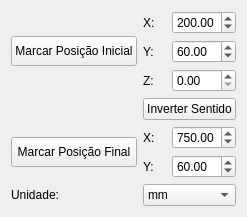
        <widget class="QWidget" name="tab">
         <attribute name="title">
          <string>Trajetória</string>
         </attribute>
         <layout class="QGridLayout" name="gridLayout_22">
          <item row="0" column="1">
           <layout class="QGridLayout" name="gridLayout">
            <item row="2" column="0">
             <widget class="QLabel" name="label_27">
              <property name="text">
               <string>Z:</string>
              </property>
             </widget>
            </item>
            <item row="1" column="0">
             <widget class="QLabel" name="label_26">
              <property name="text">
               <string>Y:</string>
              </property>
             </widget>
            </item>
            <item row="0" column="1">
             <widget class="QDoubleSpinBox" name="xinitSpinBox">
              <property name="sizePolicy">
               <sizepolicy hsizetype="Minimum" vsizetype="Fixed">
                <horstretch>0</horstretch>
                <verstretch>0</verstretch>
               </sizepolicy>
              </property>
              <property name="maximum">
               <double>850.000000000000000</double>
              </property>
              <property name="value">
               <double>200.000000000000000</double>
              </property>
             </widget>
            </item>
            <item row="0" column="0">
             <widget class="QLabel" name="label_25">
              <property name="text">
               <string>X:</string>
              </property>
             </widget>
            </item>
            <item row="1" column="1">
             <widget class="QDoubleSpinBox" name="yinitSpinBox">
              <property name="maximum">
               <double>750.000000000000000</double>
              </property>
              <property name="value">
               <double>60.000000000000000</double>
              </property>
             </widget>
            </item>
            <item row="2" column="1">
             <widget class="QDoubleSpinBox" name="zinitSpinBox"/>
            </item>
           </layout>
          </item>
          <item row="3" column="1">
           <layout class="QGridLayout" name="gridLayout_21">
            <item row="0" column="0">
             <widget class="QLabel" name="label_28">
              <property name="text">
               <string>X:</string>
              </property>
             </widget>
            </item>
            <item row="0" column="1">
             <widget class="QDoubleSpinBox" name="xfinalSpinBox">
              <property name="maximum">
               <double>850.000000000000000</double>
              </property>
              <property name="value">
               <double>750.000000000000000</double>
              </property>
             </widget>
            </item>
            <item row="1" column="0">
             <widget class="QLabel" name="label_30">
              <property name="text">
               <string>Y:</string>
              </property>
             </widget>
            </item>
            <item row="1" column="1">
             <widget class="QDoubleSpinBox" name="yfinalSpinBox">
              <property name="value">
               <double>60.000000000000000</double>
              </property>
             </widget>
            </item>
           </layout>
          </item>
          <item row="0" column="0">
           <widget class="QPushButton" name="markPositionPushButton">
            <property name="minimumSize">
             <size>
              <width>0</width>
              <height>30</height>
             </size>
            </property>
            <property name="text">
             <string>Marcar Posição Inicial</string>
            </property>
           </widget>
          </item>
          <item row="3" column="0">
           <widget class="QPushButton" name="markPositionPushButton_3">
            <property name="minimumSize">
             <size>
              <width>0</width>
              <height>30</height>
             </size>
            </property>
            <property name="text">
             <string>Marcar Posição Final</string>
            </property>
           </widget>
          </item>
          <item row="4" column="1">
           <widget class="QComboBox" name="initFinalPosUnitComboBox">
            <property name="sizeIncrement">
             <size>
              <width>0</width>
              <height>0</height>
             </size>
            </property>
            <item>
             <property name="text">
              <string>mm</string>
             </property>
            </item>
            <item>
             <property name="text">
              <string>cm</string>
             </property>
            </item>
            <item>
             <property name="text">
              <string>m</string>
             </property>
            </item>
            <item>
             <property name="text">
              <string>pulsos</string>
             </property>
            </item>
            <item>
             <property name="text">
              <string>&quot;</string>
             </property>
            </item>
           </widget>
          </item>
          <item row="4" column="0">
           <widget class="QLabel" name="label_29">
            <property name="text">
             <string>Unidade:</string>
            </property>
           </widget>
          </item>
          <item row="1" column="1">
           <widget class="QPushButton" name="pushButton">
            <property name="text">
             <string>Inverter Sentido</string>
            </property>
           </widget>
          </item>
         </layout>
        </widget>
